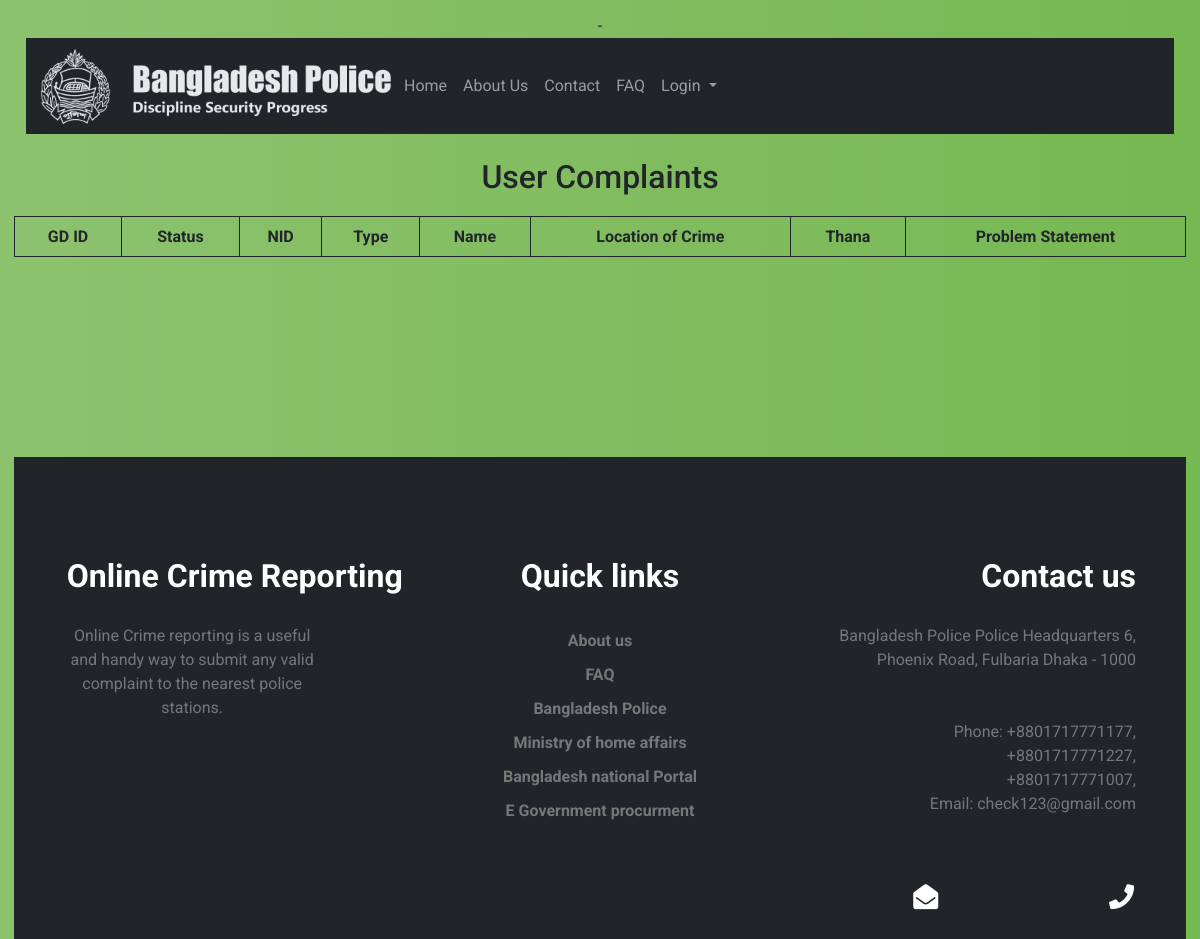
Page /Pages/policeComplaints.php on the earlier database version.
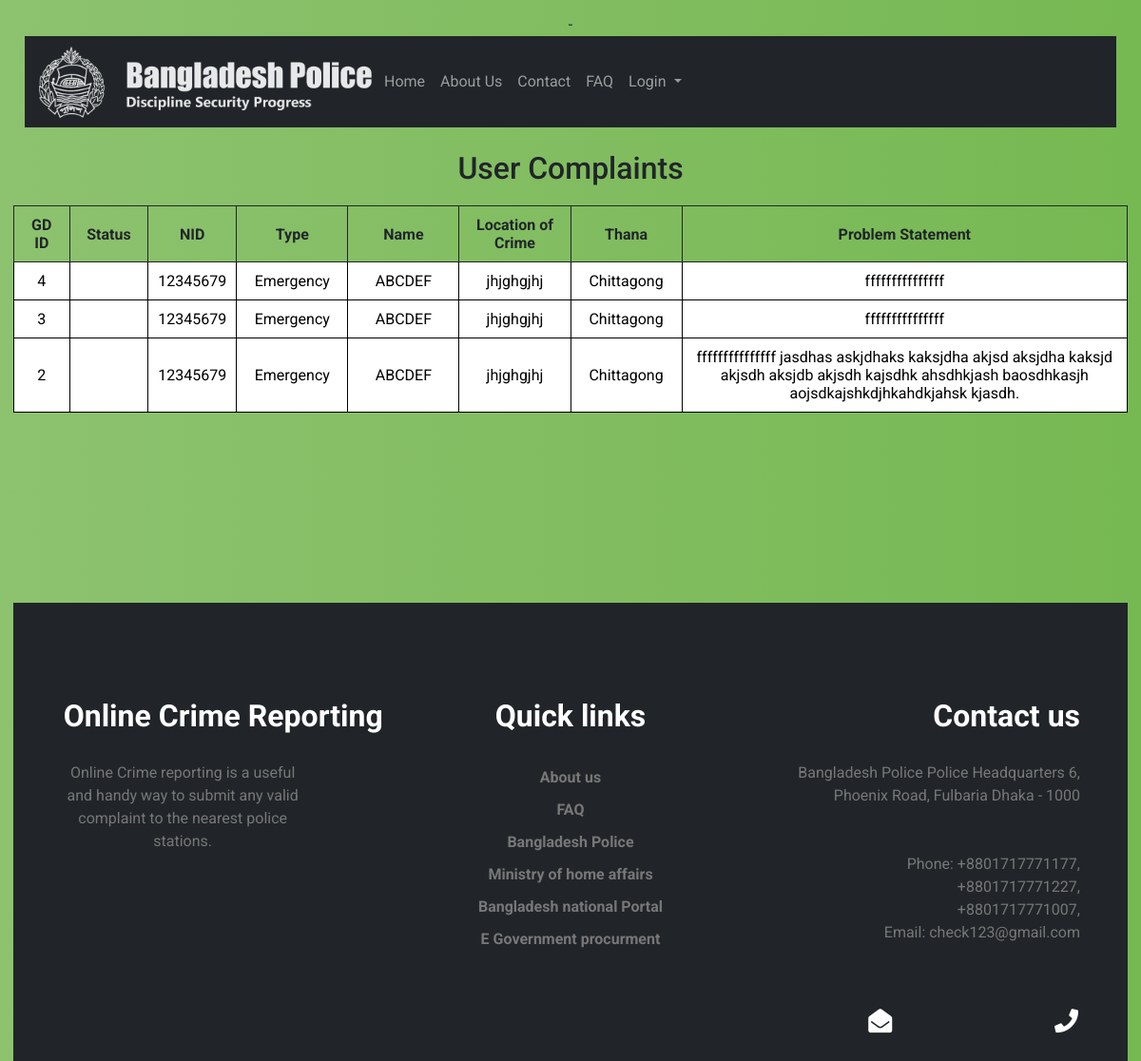
Same page on the later database version.
### tables this page shows
CREATE TABLE `gd` (
  `gdid` int(9) NOT NULL,
  `nid` bigint(30) NOT NULL,
  `type` varchar(20) NOT NULL,
  `name` varchar(40) NOT NULL,
  `location of crime` varchar(255) NOT NULL,
  `thana name` varchar(30) NOT NULL,
  `problem statement` text NOT NULL,
  `photo` varchar(255) NOT NULL,
  `status` varchar(20) NOT NULL,
  `pid` int(11) NOT NULL
);

### Pages/policeComplaints.php (the view, shortened to what this page needs)
-<?php
  include "../php/db.php";
?>
<!DOCTYPE html>
<html lang="en">
<head>
    <link href="../css/bootstrap.min.css" rel="stylesheet">
    <link rel="stylesheet" href="../css/style.css">
    <link rel="stylesheet" href="../css/responsive.css">
  <link rel="stylesheet" type="text/css" href="../css/login_style.css">
  <link rel="stylesheet" href="https://cdnjs.cloudflare.com/ajax/libs/font-awesome/4.7.0/css/font-awesome.min.css">
  <link rel="stylesheet" href="https://use.fontawesome.com/releases/v5.15.1/css/all.css">
    <link href="../css/historytable.css" rel="stylesheet">
</head>
<body>
<div class="container-fluid">
    <?php
        include "../php/navbar.php";
    ?>
</div>
<div>
  <br>
<h2> User Complaints</h2>
<table id="t">
  <thead>
    <tr>
      <th scope="col">GD ID</th>
      <th scope="col">Status</th>
      <th scope="col">NID</th>
      <th scope="col">Type</th>
      <th scope="col">Name</th>
      <th scope="col">Location of Crime</th>
      <th scope="col">Thana</th>
      <th scope="col">Problem Statement</th>
    </tr>
  </thead>
  <?php
      $pid = $_SESSION['pid'];
      $query="select * from gd where pid = '$pid' order by gdid desc limit 10000";
      $result=mysqli_query($conn,$query);
      while($rows=mysqli_fetch_assoc($result)){
  ?>
  <tbody style="background-color: white; color: black;">
      <tr>
        <td class="five"><?php echo $rows['gdid']; ?></td>
        <td class="status"><?php echo $rows['status']; ?></td>
        <td class="five"><?php echo $rows['nid']; ?></td>
        <td class="ten"><?php echo $rows['type']; ?></td>
        <td class="ten"><?php echo $rows['name']; ?></td>
        <td class="twenty"><?php echo $rows['location of crime']; ?></td>
        <td class="ten"><?php echo $rows['thana name']; ?></td>
        <td class="cproblem"><?php echo $rows['problem statement']; ?></td>
      </tr>
    </tbody>
  <?php
    }
  ?>
</table>
</div>
<?php
    include "../php/footer.php";
    ?>
</body>
</html>

### php/navbar.php (shortened to what this page needs)
<nav class="navbar navbar-expand-lg navbar-dark bg-dark dmenu">
            <div class="container-fluid dmenudiv">
                <img src="../images/logo2.png">
              <div class="collapse navbar-collapse" id="navbarSupportedContent">
                <ul class="navbar-nav me-auto mb-2 mb-lg-0">
                  <li class="nav-item">
                    <a class="nav-link" aria-current="page" href="home.php">Home</a>
                  </li>
                  <li class="nav-item">
                    <a class="nav-link" href="../Pages/about.php">About Us</a>
                  </li>
                  <li class="nav-item">
                    <a class="nav-link" aria-current="page" href="../Pages/contact.php">Contact</a>
                  </li>
                  <li class="nav-item">
                    <a class="nav-link" href="../Pages/faq.php">FAQ</a>
                  </li>
                  <li class="nav-item dropdown">
                    <?php
                      if($_SESSION["name"]) {
                        echo '<p style="color: white;"> Welcome <code>'.$_SESSION["name"].'</code></p>';
                        echo '<li class="nav-item">
                          <a class="nav-link active" aria-current="page" href="../php/logout_session.php">Logout</a>';
                        }
                        elseif(isset($_SESSION['aid'])) {
                          echo '<p style="color: white;"> Welcome <code> '.$_SESSION["aname"].' </code></p>';
                          echo '<li class="nav-item">
                            <a class="nav-link active" aria-current="page" href="../php/logout_session.php">Logout</a>';
                        }
                        elseif(isset($_SESSION['pid'])) {
                          echo '<p style="color: white;"> Welcome <code> '.$_SESSION["pname"].' </code></p>';
                          echo '<li class="nav-item">
                            <a class="nav-link active" aria-current="page" href="../php/logout_session.php">Logout</a>';
                        }
                        else {
                        echo '<a class="nav-link dropdown-toggle" href="#" id="navbarDropdown" role="button" data-bs-toggle="dropdown" aria-expanded="false">
                          Login
                        </a>
                        <ul class="dropdown-menu" aria-labelledby="navbarDropdown">
                          <li><a class="dropdown-item" href="../Pages/login.php">User</a></li>
                          <li><a class="dropdown-item" href="../Pages/official_login.php">Admin</a></li>
                          <li><a class="dropdown-item" href="../Pages/officialPage.php">Official</a></li>
                        </ul>';
                      }
                    ?>
                    </li>
                </ul>
              </div>
            </div>
          </nav>

### php/footer.php
<div class="foot bg-dark">
          <div class="row" style="margin-top:200px; padding: 100px 50px; padding-bottom: 20px;">
            <div class="col-lg-4">
            <h2> Online Crime Reporting</h2>
                <p style="padding-right:85px; padding-top: 20px;">
                  Online Crime reporting is a useful and handy way to submit any valid complaint to the nearest police stations.
                </p>
            </div>
            <div class="col-lg-4">
            <h2> Quick links</h2>
              <ul>
                      <li><a href="../pages/about.php">About us</a></li>
                      <li><a href="../pages/faq.php">FAQ</a></li>
                      <li><a href="https://www.police.gov.bd/">Bangladesh Police</a></li>
                      <li><a href="http://www.mha.gov.bd/">Ministry of home affairs</a></li>
                      <li><a href="https://bangladesh.gov.bd/index.php">Bangladesh national Portal</a></li>
                      <li><a href="https://www.eprocure.gov.bd/">E Government procurment</a></li>
                    </ul>
            </div>
            <div class="col-lg-4" style="text-align: right;">
            <h2 style="padding-bottom: 20px;">Contact us</h2>
              <p>
                Bangladesh Police Police Headquarters 6, Phoenix Road, Fulbaria Dhaka - 1000<br><br><br>
                Phone: +8801717771177,<br>
                +8801717771227,<br>
                +8801717771007,<br>
                Email: check123@gmail.com
              </p>
            </div>
    </div>
    <div class="tray container-fluid" slyle="color:white;">
      <ul>
        <li>
          <a href="mailto:oic_opscr@police.gov.bd"><i class="fa fa-envelope-open"></i></a>
        </li>
        <li>
          <a href="https://www.facebook.com/BangladeshPoliceOfficialPage"><i class="fa fa-facebook"></i></a>
        </li>
        <li>
          <a href="https://www.youtube.com/channel/UCiEciIZfqbetHCJe6oCi6FQ"><i class="fa fa-youtube"></i></a>
        </li>
        <li>
          <a href="https://twitter.com/bd_police"><i class="fa fa-twitter"></i></a>
        </li>
        <li>
          <a href="tel:+8801794064545"><i class="fa fa-phone"></i></a>
        </li>
      </ul>
    </div>
</div>

### css/style.css (style rules this page uses)
body { background-size: cover; background-image: url(../Images/bg1.jpg); background-position: center; }
body, html { width: 100%; max-width: 100%; height: 100%; font-family: "Lato"; color: #212529; }
.foot { color: white; padding-bottom: 0; margin-bottom: -21px; }
.foot p { color: #777; }
.foot a { text-decoration: none; color: #777; font-weight: bold; }
.foot ul li { list-style-type: none; padding: 5px 0px; }
.foot ul { padding-left: 0; padding-top: 20px; }
.foot h2 { font-weight: bold; }
.tray { text-align: right; }
.tray ul { padding-right: 30px; }
.tray ul li { display: inline-block; padding: 0px 10px; padding-bottom: 30px; }
.tray ul li a { font-size: 25px; color: white; }

### css/login_style.css (style rules this page uses)
body { background: #76b852; background: -webkit-linear-gradient(right, #76b852, #8DC26F); background: -moz-linear-gradient(right, #76b852, #8DC26F); background: -o-linear-gradient(right, #76b852, #8DC26F); background: linear-gradient(to left, #76b852, #8DC26F); font-family: "Roboto", sans-serif; -webkit-font-smoothing: antialiased; -moz-osx-font-smoothing: grayscale; }

### css/historytable.css (style rules this page uses)
body { padding: 14px; text-align: center; }
table { width: 100%; margin: 20px auto; table-layout: auto; }
table, td, th { border-collapse: collapse; }
th, td { padding: 10px; border: solid 1px; text-align: center; }
.cproblem { width: 40%; }
.five { width: 5%; }
.ten { width: 10%; }
.twenty { width: 10%; }

Differences in the rows shown:
now on this page (row edited): gd: gdid "4", nid "12345679", type "Emergency", name "ABCDEF", location of crime "jhjghgjhj", thana name "Chittagong", problem statement "fffffffffffffff"
now on this page (row edited): gd: gdid "3", nid "12345679", type "Emergency", name "ABCDEF", location of crime "jhjghgjhj", thana name "Chittagong", problem statement "fffffffffffffff"
now on this page (row edited): gd: gdid "2", nid "12345679", type "Emergency", name "ABCDEF", location of crime "jhjghgjhj", thana name "Chittagong", problem statement "fffffffffffffff jasdhas askjdhaks kaksjdha akjsd aksjdha kaksjd akjsdh aksjdb akjsdh kajsdhk ahsdhkjash baosdhkasjh aojsdkajshkdjhkahdkjahsk kjasdh."
